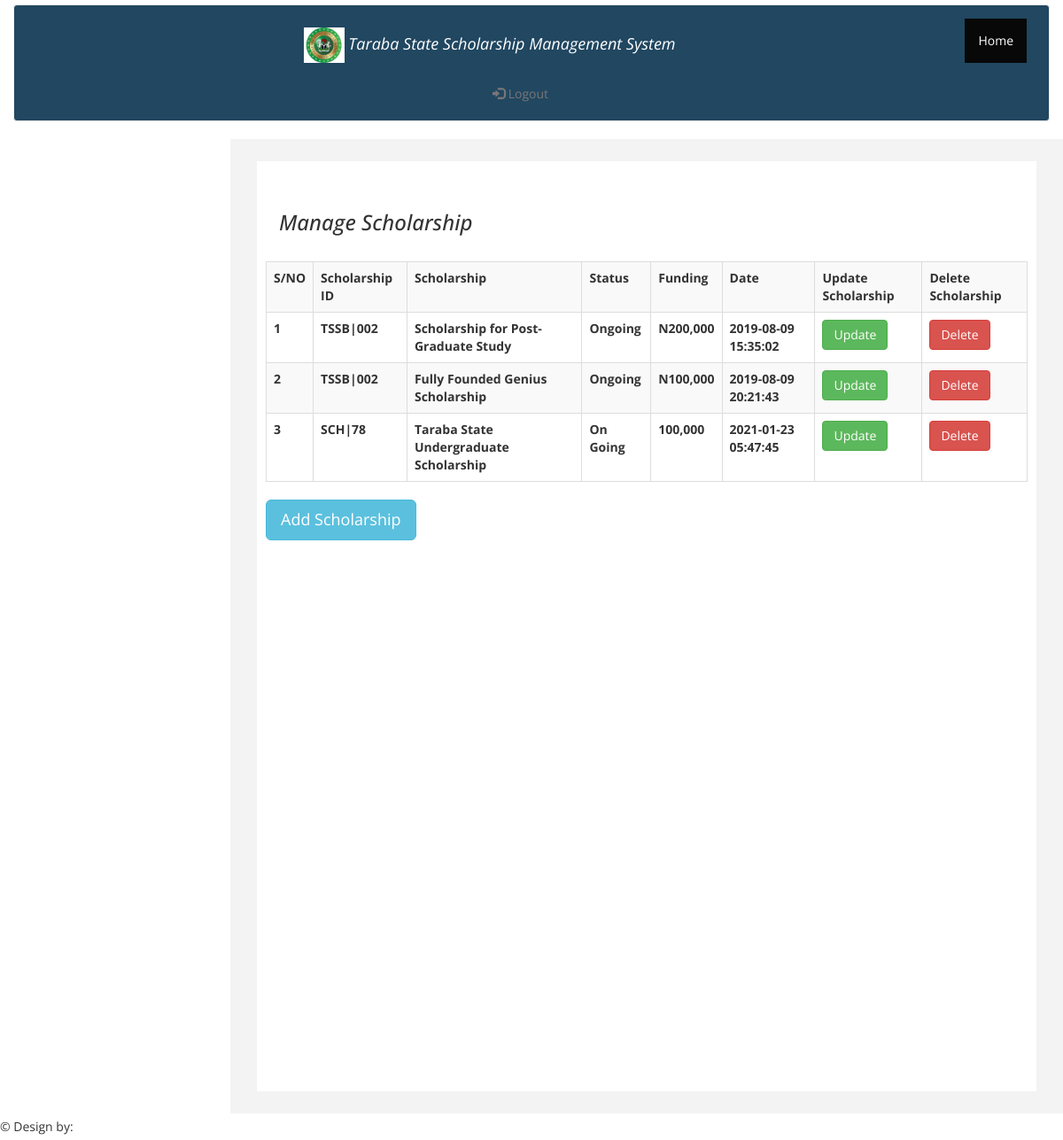
Page /admin-scholar.php on the committed database.
### tables this page shows
CREATE TABLE `scholarship` (
  `id` int(11) NOT NULL,
  `sch_id` varchar(50) NOT NULL,
  `schName` varchar(50) NOT NULL,
  `status` varchar(50) NOT NULL,
  `schAmount` varchar(50) NOT NULL,
  `created` timestamp NOT NULL DEFAULT CURRENT_TIMESTAMP ON UPDATE CURRENT_TIMESTAMP
);

### admin-scholar.php (the view, shortened to what this page needs)
<?php
include("includes/header.php");
include("includes/functions.php");
?>
<!DOCTYPE html>
<html xmlns="http://www.w3.org/1999/xhtml">
<head>
  <link href="assets/css/bootstrap.css" rel="stylesheet" />
  <link href="assets/css/font-awesome.css" rel="stylesheet" />
  <link href="assets/css/custom.css" rel="stylesheet" />
</head>
<body>
<div class="container-fluid" style="margin-top: 5px;">
  <nav class="navbar navbar-inverse">
    <div class="container-fluid">
      <div class="navbar-header">
        <a class="navbar-brand" href="#">
        <img src="images/taraba-logo.PNG" style="height: 40px;"/>
        <i style="color:white;">Taraba State Scholarship Management System</i></a>
      </div>
      <ul class="nav navbar-nav" style="margin-top: 10px; ">
        <li class="active"><a href="admin-home.html">Home</a></li>
      </ul>
      <ul class="nav navbar-nav navbar-right" style=" margin-top: 10px; margin-left: 500px; margin-right: 20px;">
        <li><a href="#"><span class="glyphicon glyphicon-log-in"></span> Logout</a></li>
      </ul>
    </div>
  </nav>
</div>
<div id="page-wrapper" >
            <div id="page-inner">
                <div class="row">
                    <div class="col-lg-12 ">
                        <table class = "table table-hover table-condensed" class="ab1">
                        <tbody>
                        <?php
                        $result=mysqli_query($con,"SELECT id,sch_id,schName,status,schAmount,created FROM scholarship");
                        echo "<div class='container-fluid'>";
                        echo '<h3><i><br>Manage Scholarship</i><strong><?php echo $msg; ?></strong></h3>';
                        echo "<table class='table table-striped table-bordered'>";
                        echo "<tr align='center'>";
                        echo "<th>S/NO</th>";
                        echo "<th>Scholarship ID</th>";
                        echo "<th>Scholarship</th>";
                        echo "<th>Status</th>";
                        echo "<th>Funding</th>";
                        echo "<th>Date</th>";
                        echo "<th>Update Scholarship</th>";
                        echo "<th>Delete Scholarship</th>";
                        echo "</tr>";
                        $i=0;
                        while ($retrive=mysqli_fetch_array($result))
                        {
                          $id=$retrive['id'];
                          $sch_id=$retrive['sch_id'];
                          $schName=$retrive['schName'];
                          $status=$retrive['status'];
                          $schAmount=$retrive['schAmount'];
                          $created=$retrive['created'];
                        echo "<tr align='center'>";
                        echo "<th>".$i=$i+1;"</th>";
                        echo "<th>$sch_id</th>";
                        echo "<th>$schName</th>";
                        echo "<th>$status</th>";
                        echo "<th>$schAmount</th>";
                        echo "<th>$created</th>";
                        echo "<th><a href='update-scholar.php?user=$id'><button class='btn btn-success'>Update</button></a></th>";
                        echo "<th><a href='delete-admin.php?del=$id'><button class='btn btn-danger'>Delete</button></a></th>";
                        echo "</tr>";
                        }
                        echo "</table>";
                      ?>
                        </tbody>
                        </table>
                        <button type="button" class="btn btn-info btn-lg" data-toggle="modal" data-target="#myModal">Add Scholarship</button>
                            </div>
                          </div>
                      </div>
                    </div>
<div class="footer">
            <div class="row">
                <div class="col-lg-12" >
                    &copy;  Design by: <a href="https://webtechguides.com/hire-me/" style="color:#fff;" target="_blank">Scot Ezra Jnr</a>
                </div>
            </div>
        </div>
</body>
</html>

### assets/css/custom.css (style rules this page uses)
body { font-family: 'Open Sans', sans-serif; line-height:30px; }
#page-wrapper { padding: 15px 15px; min-height: 600px; background:#F3F3F3; }
#page-inner { width:100%; margin:10px 20px 10px 0px; background-color:#fff!important; padding:10px; min-height:1050px; }
.navbar-inverse { background-color: #214761; border-color: #F0F0F0; min-height: 80px; }
@media (min-width:768px) { #page-wrapper { margin: 0 0 0 260px; padding: 15px 30px; min-height: 1050px; } }

### rows in the picture
scholarship: sch "TSSB|002", schName "Scholarship for Post-Graduate Study", status "Ongoing", schAmount "N200,000", created "2019-08-09 15:35:02"
scholarship: i "2", sch "TSSB|002", schName "Fully Founded Genius Scholarship", status "Ongoing", schAmount "N100,000", created "2019-08-09 20:21:43"
scholarship: i "3", sch "SCH|78", schName "Taraba State Undergraduate Scholarship", status "On Going", schAmount "100,000", created "2021-01-23 05:47:45"
